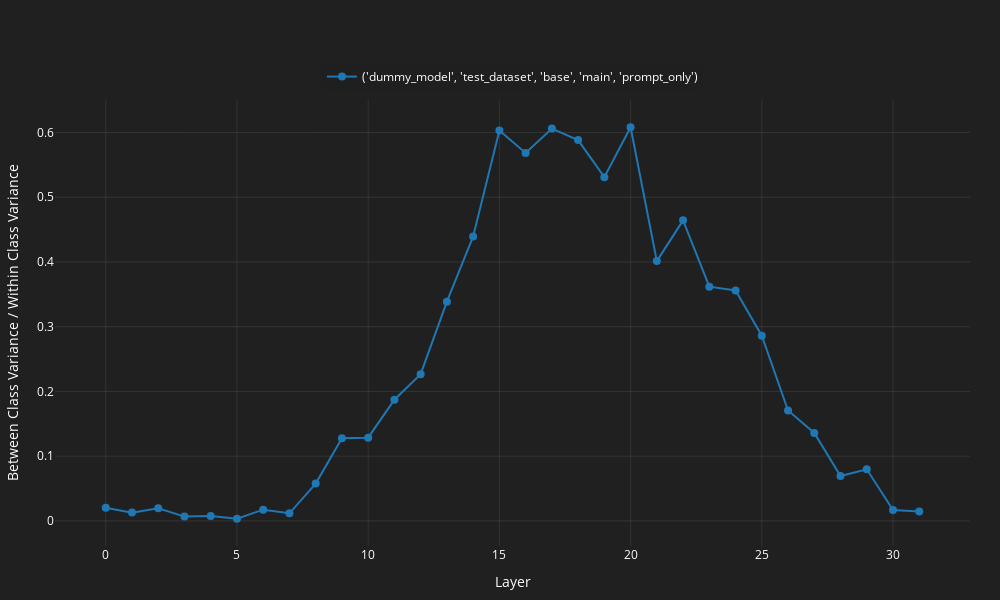

This figure's notebook cell:
### Code cell
plot_interactive_lineplot(
    df_dict={str(k): v.set_index("layer")[["between_over_within_class_variance"]] for k, v in between_over_within_class_variance_df.groupby(["model_id", "dataset_id", "prompt_id", "subset_id", "input_type"])},
    x_label="Layer",
    y_label="Between Class Variance / Within Class Variance",
    # save_path=f"./classification_data/figures/res_df_llama31_8B_4_memory_datasets_between_over_within_class_variance.html"
)

### Figure 1 — Plotly figure (JSON) as saved in the notebook; plotly's stock layout.template omitted (floating-point values rounded to 4 significant figures)
{"data": [{"legendgroup": "('dummy_model', 'test_dataset', 'base', 'main', 'prompt_only')", "line": {"color": "#1f77b4", "width": 2}, "marker": {"size": 8}, "mode": "lines+markers", "name": "('dummy_model', 'test_dataset', 'base', 'main', 'prompt_only')", "type": "scatter", "x": [0, 1, 2, 3, 4, 5, 6, 7, 8, 9, 10, 11, 12, 13, 14, 15, 16, 17, 18, 19, 20, 21, 22, 23, 24, 25, 26, 27, 28, 29, 30, 31], "y": [0.02019, 0.01284, 0.01957, 0.00665, 0.007707, 0.00344, 0.01741, 0.01176, 0.05763, 0.1277, 0.1286, 0.1872, 0.2266, 0.3387, 0.4392, 0.6029, 0.5683, 0.6059, 0.5882, 0.5309, 0.6079, 0.4013, 0.4642, 0.3618, 0.3559, 0.2861, 0.1706, 0.1359, 0.06934, 0.07974, 0.01694, 0.01453]}], "layout": {"font": {"color": "white"}, "height": 600, "legend": {"bgcolor": "rgba(32, 32, 32, 0.8)", "orientation": "h", "x": 0.5, "xanchor": "center", "y": 1.02, "yanchor": "bottom"}, "margin": {"b": 50, "l": 50, "r": 30, "t": 100}, "paper_bgcolor": "rgba(32, 32, 32, 1)", "plot_bgcolor": "rgba(32, 32, 32, 1)", "showlegend": true, "title": {}, "width": 1000, "xaxis": {"gridcolor": "rgba(128, 128, 128, 0.2)", "title": {"text": "Layer"}, "zeroline": false}, "yaxis": {"gridcolor": "rgba(128, 128, 128, 0.2)", "title": {"text": "Between Class Variance / Within Class Variance"}, "zeroline": false}}}
